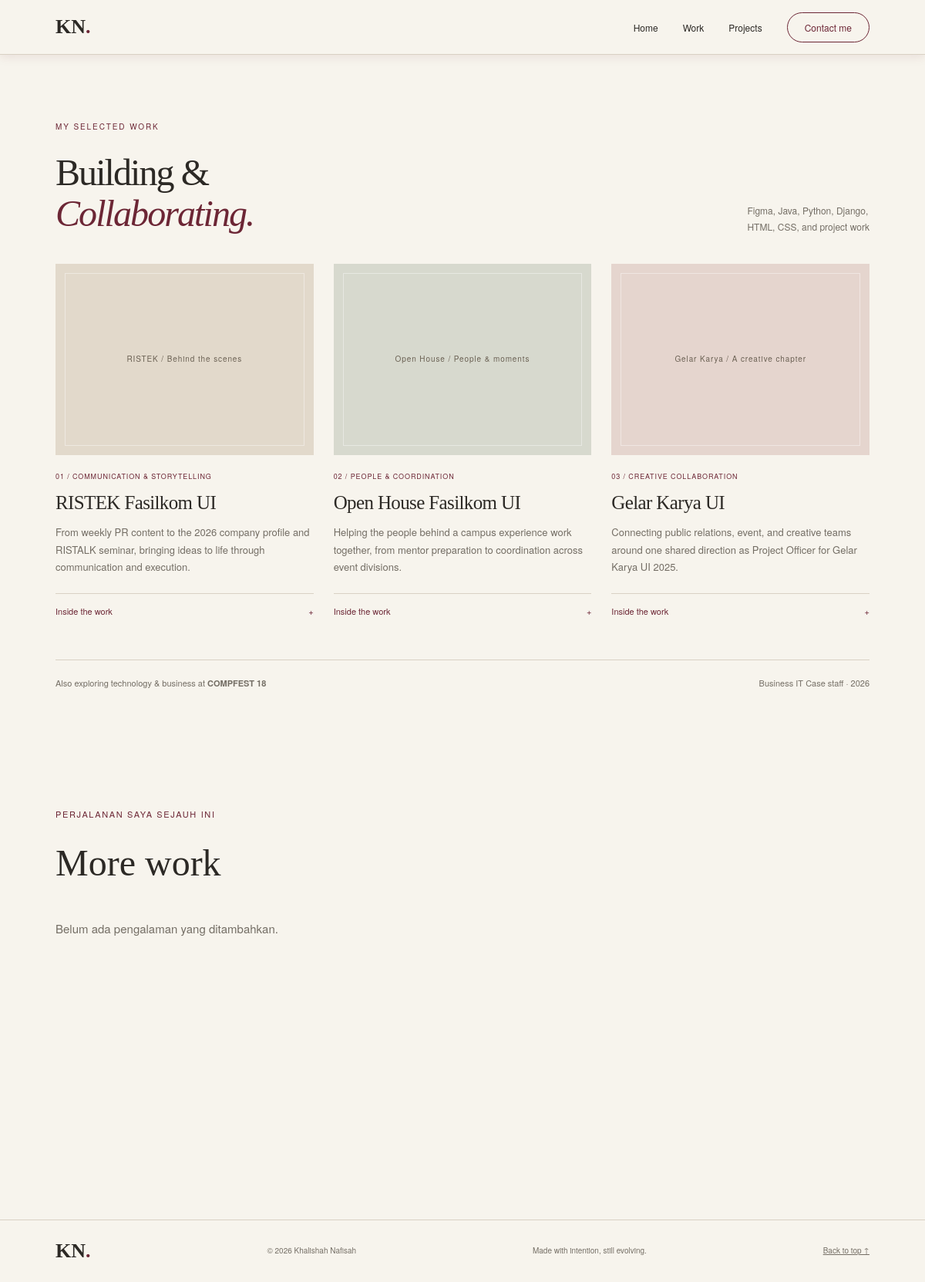
The page /experience/ on the database as committed earlier.
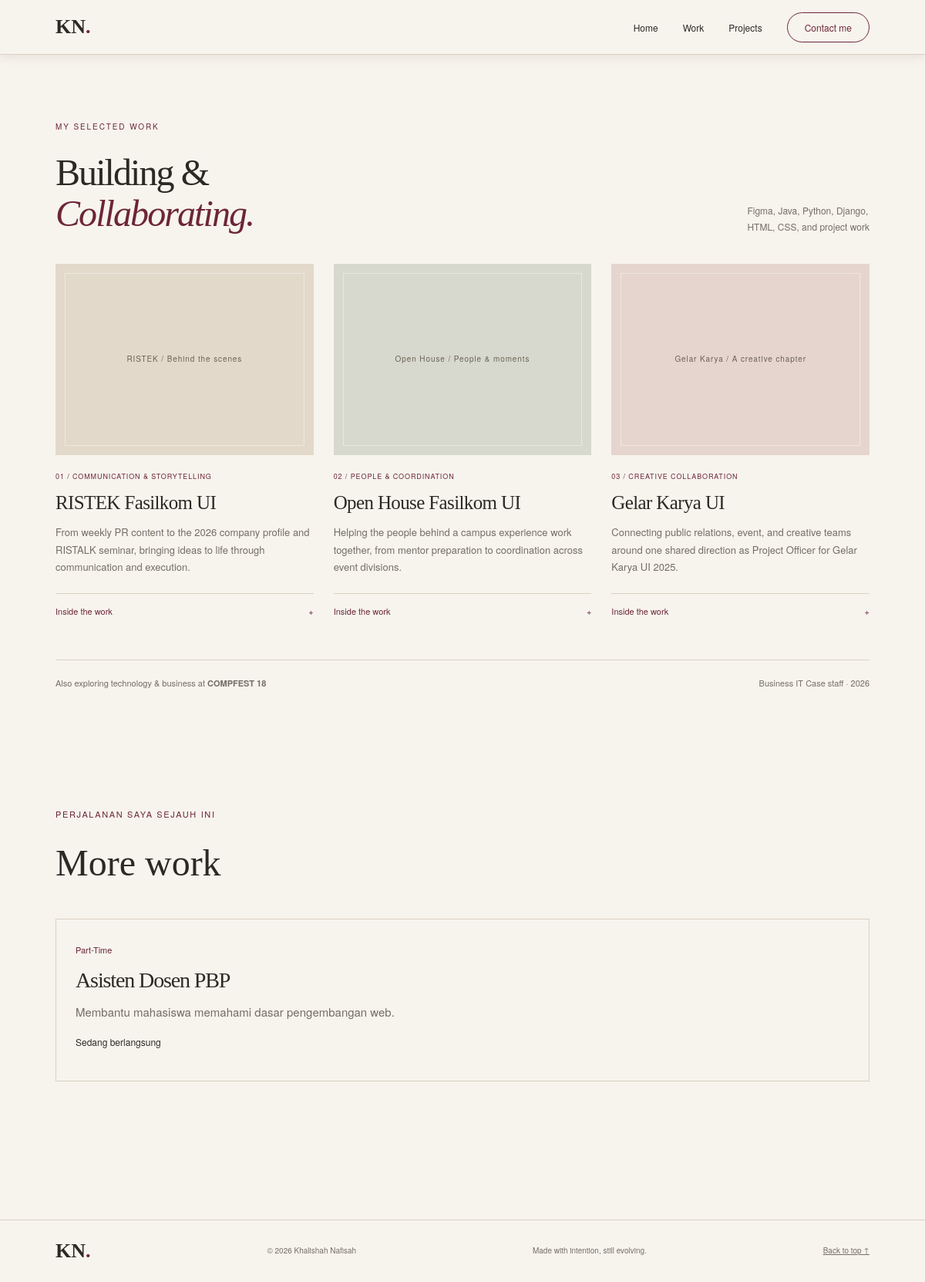
The same page on the database as committed later.
### main/models.py (models this page shows, shortened)
class Experience(models.Model):
    EXPERIENCE_CHOICES = [
        ('internship', 'Internship'),
        ('research', 'Research'),
        ('volunteer', 'Volunteer'),
        ('part-time', 'Part-Time'),
        ('full-time', 'Full-Time'),
        ('freelance', 'Freelance'),
    ]
    id = models.UUIDField(primary_key=True, default=uuid.uuid4, editable=False)
    title = models.CharField(max_length=255)
    description = models.TextField()
    category = models.CharField(max_length=20, choices=EXPERIENCE_CHOICES, default='full-time')
    thumbnail = models.URLField(blank=True, null=True)
    started_at = models.DateTimeField(auto_now_add=True)
    ended_at = models.DateTimeField(blank=True, null=True)
    @property
    def is_ongoing(self):
        return self.ended_at is None

### main/views.py (the view)
# urls.py: path("experience/", show_experience, name="show_experience"),
def show_experience(request):
    context = {
        "logo": "KN",
        "name": "Khalishah",
        "experience_list": Experience.objects.all(),
    }
    return render(request, "experience.html", context)

### templates/experience.html (shortened to what this page needs)
{% extends "base.html" %}
{% block content %}
<main>
    {% include 'includes/selected_work.html' %}
    <section class="experience-section" id="experience">
        <div class="container">
            <p class="section-kicker">Perjalanan saya sejauh ini</p>
            <h1>More work</h1>
            <div class="experience-grid">
                {% for experience in experience_list %}
                    <article class="experience-card">
                        <span class="experience-category">
                            {{ experience.get_category_display }}
                        </span>
                        <h2>{{ experience.title }}</h2>
                        <p class="experience-description">
                            {{ experience.description }}
                        </p>
                        {% if experience.is_ongoing %}
                            <p class="experience-status">Sedang berlangsung</p>
                        {% else %}
                            <p class="experience-status">Selesai</p>
                        {% endif %}
                    </article>
                {% empty %}
                    <p class="empty-state">
                        Belum ada pengalaman yang ditambahkan.
                    </p>
                {% endfor %}
            </div>
        </div>
    </section>
</main>
{% endblock content %}

Rows that differ between the two databases and show on the page:
added Experience: category "Part-Time", title "Asisten Dosen PBP", description "Membantu mahasiswa memahami dasar pengembangan web.", shows "Sedang berlangsung"
Other text that changed with them:
text no longer shown: "Belum ada pengalaman yang ditambahkan."
